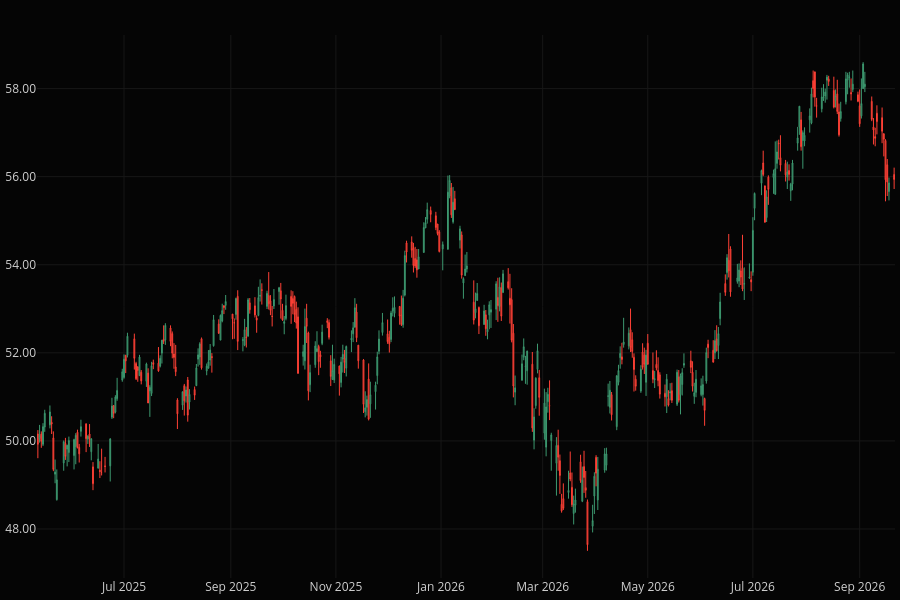

Notebook code for this chart:
### Code cell
LookingGlass(
    ds
).look("500d", "now").hover()

### Figure 1 — Plotly figure (JSON) as saved in the notebook; plotly's stock layout.template omitted (floating-point values rounded to 4 significant figures; data arrays with more than 128 entries replaced by an {"elided": "..."} marker saying what was removed)
{"data": [{"close": {"elided": "342 float values"}, "high": {"elided": "342 float values"}, "line": {"width": 1}, "low": {"elided": "342 float values"}, "name": "Master_0", "open": {"elided": "342 float values"}, "type": "candlestick", "x": {"elided": "342 str values"}, "xaxis": "x", "yaxis": "y"}], "layout": {"dragmode": "zoom", "height": 600, "hoverdistance": 1, "hoverlabel": {"align": "auto", "bgcolor": "rgba(10, 10, 10, 0.5)"}, "hovermode": "x unified", "margin": {"b": 5, "l": 5, "r": 5, "t": 35}, "modebar": {"add": ["drawline", "drawopenpath", "drawrect", "eraseshape"]}, "newshape": {"line": {"color": "yellow", "width": 1}}, "showlegend": false, "xaxis": {"anchor": "y", "domain": [0, 1], "hoverformat": "%d-%b-%y %H:%M", "rangeslider": {"visible": false}, "showspikes": true, "spikecolor": "#306020", "spikedash": "dot", "spikemode": "across", "spikesnap": "cursor", "spikethickness": 1}, "yaxis": {"anchor": "x", "domain": [0, 1], "hoverformat": ".2f", "spikecolor": "#306020", "spikesnap": "cursor", "spikethickness": 1, "tickformat": ".2f"}}}
